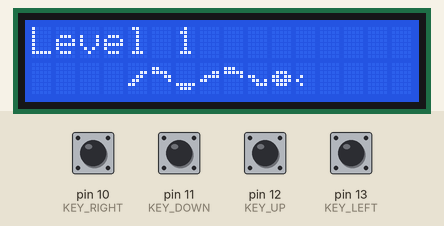
A sketch run on a simulated Arduino Uno, built with avr-gcc and run on an emulated ATmega328P. On the bench: 16×2 character LCD. The inputs (shaded band) are chosen by the test bench; at power-on: pin 10 (KEY_RIGHT), pin 11 (KEY_DOWN), pin 12 (KEY_UP), pin 13 (KEY_LEFT) LOW. Random numbers use the default seed unless the sketch sets one.

Above: at 1.2 s.

The sketch:

snak.ino
```cpp
#include "LiquidCrystal.h"

const int MAX_COLLECTED = 10; // Collected to pass the level
const int MAX_SPEED = 25;
const int INIT_SPEED = 10;

byte mySnake[8][8] =
{
{ B00000,
  B00000,
  B00011,
  B00110,
  B01100,
  B11000,
  B00000,
},
{ B00000,
  B11000,
  B11110,
  B00011,
  B00001,
  B00000,
  B00000,
},
{ B00000,
  B00000,
  B00000,
  B00000,
  B00000,
  B11111,
  B01110,
},
{ B00000,
  B00000,
  B00011,
  B01111,
  B11000,
  B00000,
  B00000,
},
{ B00000,
  B11100,
  B11111,
  B00001,
  B00000,
  B00000,
  B00000,
},
{ B00000,
  B00000,
  B00000,
  B11000,
  B01101,
  B00111,
  B00000,
},
{ B00000,
  B00000,
  B01110,
  B11011,
  B11111,
  B01110,
  B00000,
},
{ B00000,
  B00000,
  B00000,
  B01000,
  B10000,
  B01000,
  B00000,
}
};

boolean levelz[5][2][16] = {
{{false,false,false,false,false,false,false,false,false,false,false,false,false,false,false,false},
{false,false,false,false,false,false,false,false,false,false,false,false,false,false,false,false}},

{{true,false,false,false,false,false,false,false,false,false,false,false,false,false,false,true},
{true,false,false,false,false,false,false,false,false,false,false,false,false,false,false,true}},

{{true,false,false,false,true,false,false,false,false,false,false,true,false,false,false,true},
{true,false,false,false,false,false,false,false,true,false,false,false,false,false,false,true}},

{{true,false,true,false,false,false,false,false,false,true,false,false,false,true,false,false},
{false,false,false,false,true,false,false,true,false,false,false,true,false,false,false,true}}
};

// RS, E, D4, D5, D6, D7
LiquidCrystal lcd(2, 3, 4, 5, 6, 7);
unsigned long time, timeNow;
int gameSpeed;
boolean skip, gameOver, gameStarted;
int olddir;
int selectedLevel,levels;

const int KEY_UP = 12;
const int KEY_DOWN = 11;
const int KEY_LEFT = 13;
const int KEY_RIGHT = 10;

int adc_key_val[5] ={50, 200, 400, 600, 800 };
int NUM_KEYS = 5;
int adc_key_in;
int key=-1;
int oldkey=-1;

boolean x[16][80];
byte myChar[8];
byte nullChar[8] = { 0x0,0x0,0x0,0x0,0x0,0x0,0x0,0x0 };
boolean special;

struct partdef
{
  int row,column,dir; //0 - up, 1 - down, 2 - right, 3 - left
  struct partdef *next;
};
typedef partdef part;

part *head, *tail;
int i,j,collected,score;
long pc,pr;

void drawMatrix()
{
  int cc=0;
  if (!gameOver)
  {
  x[pr][pc] = true;
  //for (i=0;i<8;i++) lcd.createChar(i, nullChar);
  for(int r=0;r<2;r++)
  {
    for(int c=0;c<16;c++)
    {
      special = false;
      for(int i=0;i<8;i++)
      {
        byte b=B00000;
        if (x[r*8+i][c*5+0]) {b+=B10000; special = true;}
        if (x[r*8+i][c*5+1]) {b+=B01000; special = true;}
        if (x[r*8+i][c*5+2]) {b+=B00100; special = true;}
        if (x[r*8+i][c*5+3]) {b+=B00010; special = true;}
        if (x[r*8+i][c*5+4]) {b+=B00001; special = true;}
        myChar[i] = b;
      }
      if (special)
      {
        lcd.createChar(cc, myChar);
        lcd.setCursor(c,r);
        lcd.write(byte(cc));
  cc++;
      }
      else
      {
        lcd.setCursor(c,r);
        if (levelz[selectedLevel][r][c]) lcd.write(255);
        else lcd.write(254);
      }
    }
  }
  }
}

void freeList()
{
  part *p,*q;
  p = tail;
  while (p!=NULL)
  {
    q = p;
    p = p->next;
    free(q);
  }
  head = tail = NULL;
}

void winFunction()
{
  lcd.clear();

  for(int i=0; i<5; i++) {
      lcd.setCursor(4,0);
      lcd.print("You Win!");
      delay(500);
      lcd.clear();
      delay(300);
  }

  lcd.setCursor(16,0);
  lcd.write("Password:");
  for(int i=0; i < 16; i++) {
    lcd.scrollDisplayLeft();
    delay(150);
  }
  delay(1000);

  lcd.clear();
  lcd.write("TEST4");

  while(true);
}

void gameOverFunction()
{
  delay(1000);
  lcd.clear();
  freeList();
  lcd.setCursor(3,0);
  lcd.print("Game Over!");
  lcd.setCursor(4,1);
  lcd.print("Score: ");
  lcd.print(score);
  delay(1000);
}

void growSnake()
{
  part *p;
  p = (part*)malloc(sizeof(part));
  p->row = tail->row;
  p->column = tail->column;
  p->dir = tail->dir;
  p->next = tail;
  tail = p;
}

void newPoint()
{

  part *p;
  p = tail;
  boolean newp = true;
  while (newp)
  {
    pr = random(16);
    pc = random(80);
    newp = false;
    if (levelz[selectedLevel][pr / 8][pc / 5]) newp=true;
    while (p->next != NULL && !newp)
    {
      if (p->row == pr && p->column == pc) newp = true;
      p = p->next;
    }
  }

  if (collected < 13 && gameStarted) growSnake();
}

void moveHead()
{
  switch(head->dir) // 1 step in direction
  {
    case 0: head->row--; break;
    case 1: head->row++; break;
    case 2: head->column++; break;
    case 3: head->column--; break;
    default : break;
  }
  if (head->column >= 80) head->column = 0;
  if (head->column < 0) head->column = 79;
  if (head->row >= 16) head->row = 0;
  if (head->row < 0) head->row = 15;

  if (levelz[selectedLevel][head->row / 8][head->column / 5]) gameOver = true; // wall collision check

  part *p;
  p = tail;
  while (p != head && !gameOver) // self collision
  {
    if (p->row == head->row && p->column == head->column) gameOver = true;
    p = p->next;
  }
  if (gameOver)
    gameOverFunction();
  else
  {
  x[head->row][head->column] = true;

  if (head->row == pr && head->column == pc) // point pickup check
  {
    collected++;
    score++;
    if (gameSpeed < MAX_SPEED) gameSpeed+=3;
    newPoint();
  }
  }
}

void moveAll()
{
  part *p;
  p = tail;
  x[p->row][p->column] = false;
  while (p->next != NULL)
  {
    p->row = p->next->row;
    p->column = p->next->column;
    p->dir = p->next->dir;
    p = p->next;
  }
  moveHead();
}

void createSnake(int n) // n = size of snake
{
  for (i=0;i<16;i++)
    for (j=0;j<80;j++)
      x[i][j] = false;

  part *p, *q;
  tail = (part*)malloc(sizeof(part));
  tail->row = 7;
  tail->column = 39 + n/2;
  tail->dir = 3;
  q = tail;
  x[tail->row][tail->column] = true;
  for (i = 0; i < n-1; i++) // build snake from tail to head
  {
    p = (part*)malloc(sizeof(part));
    p->row = q->row;
    p->column = q->column - 1; //initial snake id placed horizoltally
    x[p->row][p->column] = true;
    p->dir = q->dir;
    q->next = p;
    q = p;
  }
  if (n>1)
  {
    p->next = NULL;
    head  = p;
  }
  else
  {
    tail->next = NULL;
    head = tail;
  }
}

void newLevel()
{
  lcd.clear();

  lcd.setCursor(0,0);
  lcd.print("Level ");

  for(i=0;i<8;i++)
  {
    lcd.createChar(i,mySnake[i]);
    lcd.setCursor(i+4,1);
    lcd.write(byte(i));
  }
  collected = 0;
  gameSpeed = INIT_SPEED;
  createSnake(3);
  time = 0;
}

void startF()
{
  gameOver = false;
  gameStarted = false;
  selectedLevel = 0;
  score = 0;

  newLevel();
}
void setup()
{
  pinMode(KEY_UP, INPUT); // input buttons
  pinMode(KEY_DOWN, INPUT);
  pinMode(KEY_RIGHT, INPUT);
  pinMode(KEY_LEFT, INPUT);

  randomSeed(analogRead(0));

  levels = 4; //number of lvls
  lcd.begin(16, 2);
  startF();
}

void loop()
{
  if (!gameOver && !gameStarted)
  {
   lcd.setCursor(6,0);
   lcd.print(selectedLevel+1);
   key = get_key();  // convert into key press
   if (key != oldkey)   // if keypress is detected
   {
     delay(50);  // wait for debounce time
     key = get_key();    // convert into key press
     if (key != oldkey)
     {
       oldkey = key;
       if (key >=0)
       {
         olddir = head->dir;

         lcd.clear();
         newPoint();
         gameStarted = true;
       }
     }
   }
  }
  if (!gameOver && gameStarted)
  {
   //Serial.println(collected);
   if(collected == MAX_COLLECTED) {
    if(selectedLevel < levels-1) {
     selectedLevel += 1;
     freeList();
     gameStarted = false;
     newLevel();
     goto lab;
    } else {
      winFunction();
    }
   }

   skip = false; //skip the second moveAll() function call if the first was made

   key = get_key();  // convert into key press
   if (key != oldkey)   // if keypress is detected
   {
     delay(50);  // wait for debounce time
     key = get_key();    // convert into key press
     if (key != oldkey)
     {
       oldkey = key;
       if (key >=0)
       {
         olddir = head->dir;
         if (key==0 && head->dir!=3) head->dir = 2;
         if (key==1 && head->dir!=1) head->dir = 0;
         if (key==2 && head->dir!=0) head->dir = 1;
         if (key==3 && head->dir!=2) head->dir = 3;

         if (olddir != head->dir)
         {
           skip = true;
           delay(1000/gameSpeed);
           moveAll();
           drawMatrix();
         }
       }
     }
   }

   if (!skip)
   {
     timeNow = millis();
     if (timeNow - time > 1000 / gameSpeed)
     {
       moveAll();
       drawMatrix();
       time = millis();
     }
   }
lab:;
  }
  if(gameOver)
  {
   key = get_key();  // convert into key press
   if (key != oldkey)   // if keypress is detected
   {
     delay(50);  // wait for debounce time
     key = get_key();    // convert into key press
     if (key != oldkey)
     {
       oldkey = key;
       if (key >=0)
       {
          startF();
       }
     }
   }
  }
}

int get_key()
{
    //int adc_key_val[5] ={50, 200, 400, 600, 800 };
    int key;

    if (oldkey != 1 && digitalRead(KEY_UP) == HIGH) return 1;
    else if (oldkey != 2 && digitalRead(KEY_DOWN) == HIGH) return 2;
    else if (oldkey != 3 && digitalRead(KEY_LEFT) == HIGH) return 3;
    else if (oldkey != 0 && digitalRead(KEY_RIGHT) == HIGH) return 0;
    else return -1;
}

/*
void printChar()
{
  Serial.println();
  Serial.println();
  Serial.println();
  for (i=0;i<8;i++)
  {
    Serial.println(myChar[i]);
  }
}
void printMatrix()
{
  Serial.println();
  Serial.println();
  Serial.println();
  for (i=0;i<16;i++)
  {
    for (j=0;j<80;j++)
    {
      Serial.print(x[i][j]);
      Serial.print(" ");
    }
    Serial.println();
  }
}
*/
```
